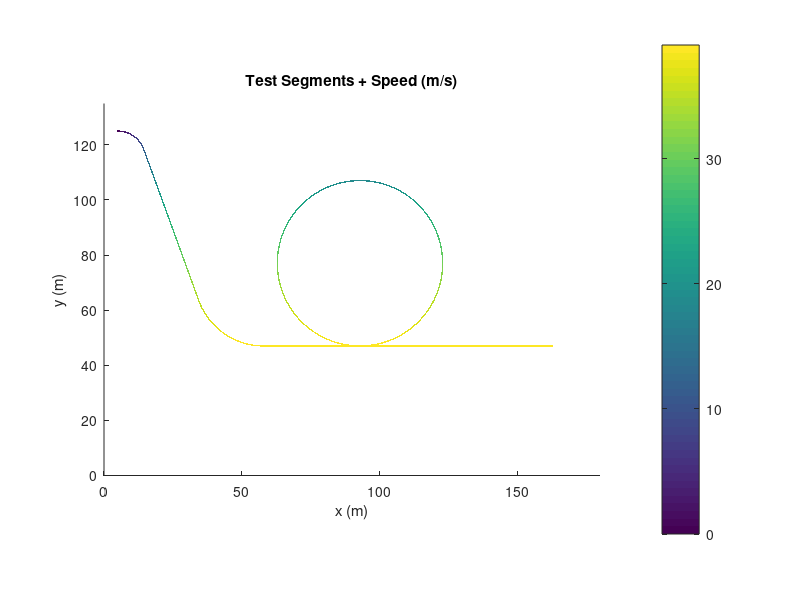

Write the MATLAB code that produced this figure. (Note: a time limit stopped this script after it produced the figure.)
clc
clear var
close all

%% Loop 1 
S1 = [5,125]; % start point
SpeedINIT = 0;

%% Segment [1] (arc)

% degrees from 0 to 70 for the arc
delta1 = 0:0.01:70;

% radius
r1 = 10; 

% paramatric equations for the arc
x1 = r1*sind(delta1) + S1(1);
y1 = r1*cosd(delta1) + S1(2) - r1;

% record end point of segment 1
S2 = [x1(end), y1(end)];

% record slope of the end of segment 1
DYDXend1 = (-r1*sind(delta1(end)))./(r1*cosd(delta1(end)));


%% Segment [2] = (line)

delta = 0:0.01:20;

x2 = delta + S2(1);
y2 = DYDXend1 * delta + S2(2);

S3 = [x2(end), y2(end)];

%% Segment [3] = (arc)

% degrees from 20 -> 90 for arc 2 (not from 0 because of the slope
% following the first arc)
delta = 20:0.01:90;

r3 = 25;

x3 = - r3*(cosd(delta) - cosd(20)) + S3(1);
y3 = - r3*(sind(delta) - sind(20)) + S3(2);

S3 = [x3(end), y3(end)];

DYDXend3 = 0;

%% Segment [4] (line)

delta = 0:0.01:35;

x4 = delta + S3(1);
y4 = 0 * delta + S3(2);

S4 = [x4(end), y4(end)];

DYDXend4 = 0;

%% Segment [5] (loop)

delta = 0:0.01:360;

r5 = 30;

x5 = r5*sind(delta) + S4(1);
y5 = - r5*cosd(delta) + r5 + S4(2);

S5 = [x5(end), y5(end)];

DYDXend5 = 0;

%% Segment [6] (line)

delta = 0:0.01:70;

x6 = delta + S5(1);
y6 = 0 * delta + S5(2);

S6 = [x6(end), y6(end)];

DYDXend6 = 0;

%% Plot

x = [x1, x2, x3, x4, x5, x6];
y = [y1, y2, y3, y4, y5, y6];

g = 9.81;
size = length(x);

speeds = (2*g*(S1(2)-y)).^0.5;

%c = linspace(1,50,size);

% plot with color representing speed (like the demo graph they had on the
% slide)
scatter(x, y, 1, speeds, "filled")
colorbar

%hold on
%plot(x1,y1 ,x2,y2, x3,y3, x4,y4, x5,y5, x6,y6)
axis equal
axis([0, 180, 0, 135])
xlabel("x (m)")
ylabel("y (m)")
title("Test Segments + Speed (m/s)")
%hold off

%Test Gs calculation for Segment [1]
speeds1 = speeds(1:length(x1));
G1 = cosd(delta1) - ((speeds1.^2)/(r1*g)); % see note I wrote for G vertical #1
D1 = r1 * delta1 / 180 * pi; % Distance along arc using theta * r = arclength

%Test Gs calculation for Segment [2]
G2 = ones(length(x2));
G2 = cos(atan(DYDXend1))*G2; % G vertical #2
D2 = ((x2- S2(1)).^2 + (y2- S2(2)).^2).^0.5; % distance along constant downward slope
D2 = D2 + D1(end); % "zeros" the starting distance for segment 2 (D2)


%Plot Gs vs D
figure(2)
plot(D1,G1,D2,G2)

xlabel("Distance (m)")
ylabel("Gs")
title("G-force (vertical) vs Distance Travel")
